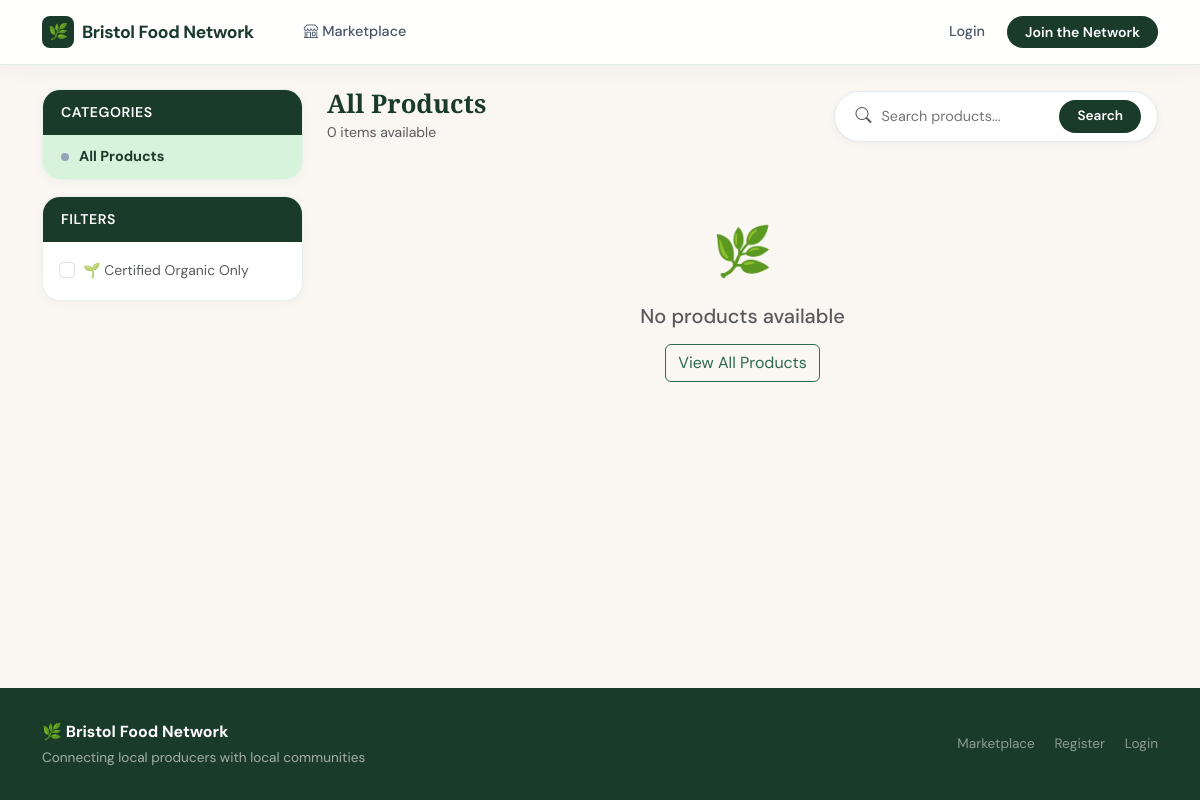
The page /marketplace/?category=bakery on the database as committed earlier.
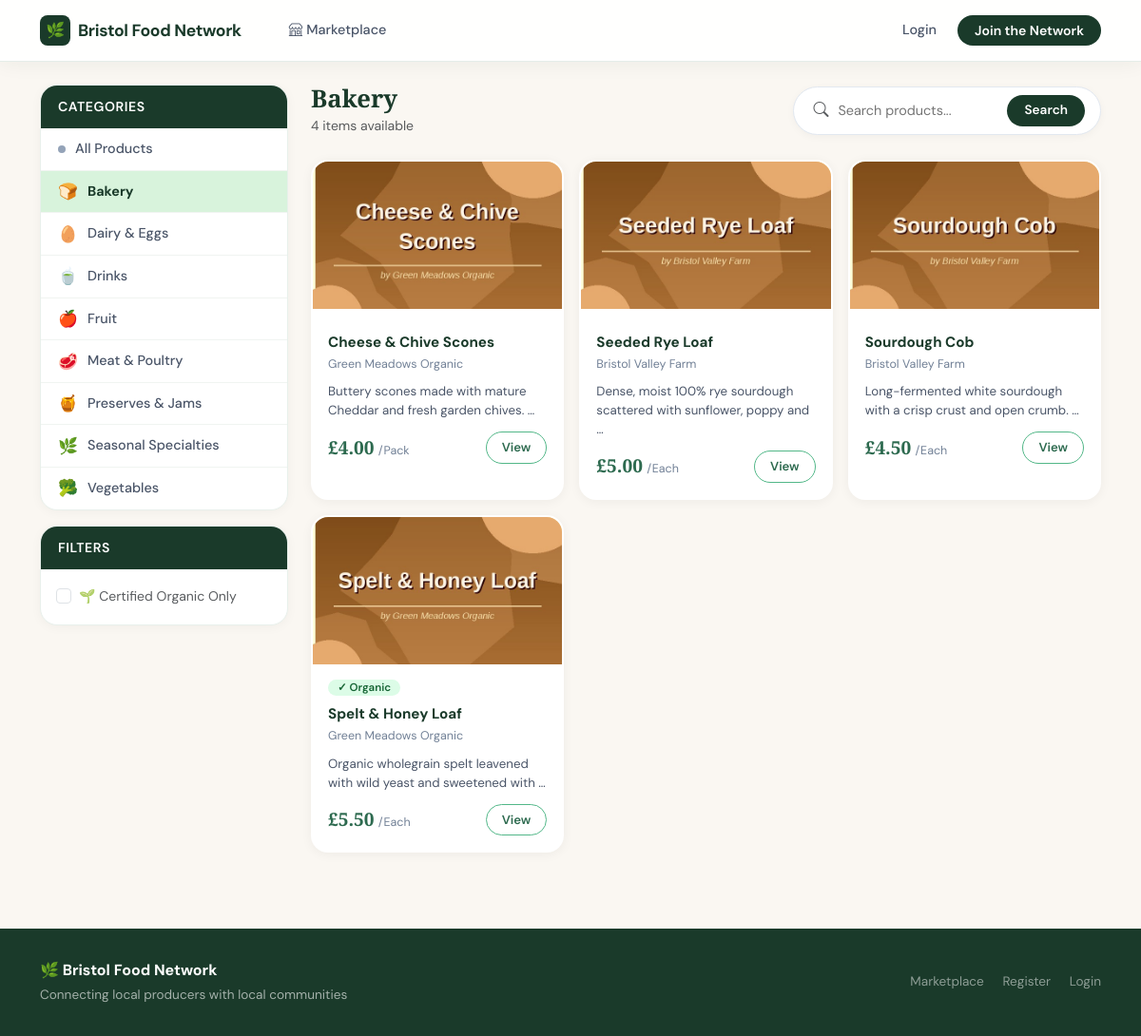
The same page on the database as committed later.
### core/models.py (models this page shows, shortened)
class Category(models.Model):
    name = models.CharField(max_length=100, unique=True)
    slug = models.SlugField(unique=True)
    description = models.TextField(blank=True)
    icon = models.CharField(
        max_length=8,
        default='🛒',
        blank=False,
        help_text='Emoji or short symbol shown on cards. Always shows something.',
    )
    class Meta:
        verbose_name_plural = 'categories'
        ordering = ['name']
    @property
    def display_icon(self):
        return self.icon if (self.icon or '').strip() else '🛒'

class Product(models.Model):
    AVAILABILITY_CHOICES = [
        ('available', 'Available'),
        ('in_season', 'In Season'),
        ('out_of_season', 'Out of Season'),
        ('unavailable', 'Unavailable'),
    ]
    UNIT_CHOICES = [
        ('kg', 'Kilogram (kg)'),
        ('g', 'Gram (g)'),
        ('litre', 'Litre'),
        ('dozen', 'Dozen'),
        ('each', 'Each'),
        ('bunch', 'Bunch'),
        ('pack', 'Pack'),
    ]
    producer = models.ForeignKey(ProducerProfile, on_delete=models.CASCADE, related_name='products')
    category = models.ForeignKey(Category, on_delete=models.PROTECT, related_name='products')
    name = models.CharField(max_length=200)
    description = models.TextField()
    price = models.DecimalField(
        max_digits=8, decimal_places=2,
        validators=[MinValueValidator(Decimal('0.01'))]
    )
    unit = models.CharField(max_length=20, choices=UNIT_CHOICES, default='each')
    stock_quantity = models.PositiveIntegerField(default=0)
    low_stock_threshold = models.PositiveIntegerField(default=10)
    availability = models.CharField(max_length=20, choices=AVAILABILITY_CHOICES, default='available')
    is_organic = models.BooleanField(default=False)
    harvest_date = models.DateField(null=True, blank=True)
    best_before_date = models.DateField(null=True, blank=True)
    season_start_month = models.PositiveIntegerField(
        null=True, blank=True,
        validators=[MinValueValidator(1), MaxValueValidator(12)]
    )
    season_end_month = models.PositiveIntegerField(
        null=True, blank=True,
        validators=[MinValueValidator(1), MaxValueValidator(12)]
    )
    image = models.ImageField(upload_to='products/', null=True, blank=True)
    is_surplus = models.BooleanField(default=False)
    surplus_discount_percent = models.PositiveIntegerField(
        default=0,
        validators=[MaxValueValidator(100)]
    )
    surplus_expiry = models.DateTimeField(null=True, blank=True)
    created_at = models.DateTimeField(auto_now_add=True)
    updated_at = models.DateTimeField(auto_now=True)
    class Meta:
        ordering = ['name']

class ProducerProfile(models.Model):
    user = models.OneToOneField(User, on_delete=models.CASCADE, related_name='producer_profile')
    business_name = models.CharField(max_length=200)
    contact_name = models.CharField(max_length=100)
    farm_address = models.TextField()
    farm_postcode = models.CharField(max_length=10)
    description = models.TextField(blank=True)
    lead_time_hours = models.PositiveIntegerField(
        default=48,
        help_text="Minimum hours needed to prepare orders"
    )

### core/views.py (the view)
# urls.py: path('marketplace/', views.marketplace, name='marketplace'),
def marketplace(request):
    products = Product.objects.filter(
        availability__in=['available', 'in_season'],
        stock_quantity__gt=0
    ).select_related('producer', 'category')
    category_slug = request.GET.get('category', '').strip()
    search_query = request.GET.get('q', '').strip()
    organic_only = request.GET.get('organic') == '1'
    if category_slug:
        products = products.filter(category__slug=category_slug)
    if search_query:
        products = products.filter(
            Q(name__icontains=search_query) |
            Q(description__icontains=search_query) |
            Q(producer__business_name__icontains=search_query)
        )
    if organic_only:
        products = products.filter(is_organic=True)
    categories = Category.objects.all()
    selected_category = Category.objects.filter(slug=category_slug).first() if category_slug else None
    return render(request, 'marketplace/browse.html', {
        'products': products,
        'categories': categories,
        'selected_category': selected_category,
        'search_query': search_query,
        'organic_only': organic_only,
    })

### core/context_processors.py (called while the page is built)
def cart_count(request):
    if request.user.is_authenticated and not request.user.is_producer():
        try:
            cart = Cart.objects.get(customer=request.user)
            return {'cart_count': cart.item_count}
        except Cart.DoesNotExist:
            pass
    return {'cart_count': 0}

### templates/marketplace/browse.html (shortened to what this page needs)
{% extends 'base.html' %}
{% block content %}
<div class="row g-4">
  <div class="col-lg-3 col-md-4">
    <div class="sidebar-card">
      <div class="sidebar-header">Categories</div>
      <a href="{% url 'marketplace' %}{% if search_query %}?q={{ search_query }}{% endif %}"
         class="sidebar-link {% if not selected_category %}active{% endif %}">
        <span class="cat-dot" style="background:#94a3b8;"></span> All Products
      </a>
      {% for cat in categories %}
      <a href="{% url 'marketplace' %}?category={{ cat.slug }}{% if search_query %}&q={{ search_query }}{% endif %}"
         class="sidebar-link {% if selected_category.pk == cat.pk %}active{% endif %}">
        <span style="font-size:1.05rem;line-height:1;">{{ cat.display_icon|default:"🛒" }}</span>
        {{ cat.name }}
      </a>
      {% endfor %}
    </div>
    <div class="sidebar-card">
      <div class="sidebar-header">Filters</div>
      <div class="p-3">
        <form method="get">
          <div class="form-check">
            <input class="form-check-input" type="checkbox" name="organic" value="1"
                   id="organicCheck" {% if organic_only %}checked{% endif %} onchange="this.form.submit()">
            <label class="form-check-label text-muted small fw-500" for="organicCheck">
              🌱 Certified Organic Only
            </label>
          </div>
        </form>
      </div>
    </div>
  </div>
  <div class="col-lg-9 col-md-8">
    <div class="d-flex justify-content-between align-items-center mb-4 gap-3 flex-wrap">
      <div>
        <h1 class="page-title">
          {% if selected_category %}{{ selected_category.name }}{% else %}All Products{% endif %}
        </h1>
        <small class="text-muted">{{ products|length }} item{{ products|length|pluralize }} available</small>
      </div>
      <form method="get" class="search-bar" style="min-width:260px;">
        <i class="bi bi-search text-muted"></i>
        <input type="text" name="q" placeholder="Search products..." value="{{ search_query }}">
        <button type="submit">Search</button>
      </form>
    </div>
    <div class="row g-3">
      {% for product in products %}
      <div class="col-md-4 col-sm-6">
        <div class="product-card">
          <div class="product-img
            {% if product.category.slug == 'vegetables' %}veg
            {% elif product.category.slug == 'fruit' %}fruit
            {% elif product.category.slug == 'dairy' %}dairy
            {% elif product.category.slug == 'bakery' %}bake
            {% else %}default{% endif %}">
            {% if product.image %}
              <img src="{{ product.image.url }}" alt="{{ product.name }}">
            {% else %}
              {{ product.category.display_icon|default:"🛒" }}
            {% endif %}
          </div>
          <div class="product-body">
            <div class="d-flex gap-1 flex-wrap mb-2">
              {% if product.is_organic %}<span class="badge badge-pill" style="background:#dcfce7;color:#166534;">✓ Organic</span>{% endif %}
            </div>
            <div class="product-name">{{ product.name }}</div>
            <div class="product-producer">{{ product.producer.business_name }}</div>
            <div class="product-desc">{{ product.description|truncatewords:10 }}</div>
            <div class="d-flex justify-content-between align-items-center">
              <div>
                {% if product.is_surplus and product.surplus_discount_percent > 0 %}
                  <small class="text-decoration-line-through text-muted">£{{ product.price }}</small>
                  <span class="product-price"> £{{ product.discounted_price }}</span>
                {% else %}
                  <span class="product-price">£{{ product.price }}</span>
                {% endif %}
                <span class="product-unit">/{{ product.get_unit_display }}</span>
              </div>
              <div class="d-flex gap-2">
                <a href="{% url 'product_detail' product.pk %}" class="btn-view">View</a>
              </div>
            </div>
          </div>
        </div>
      </div>
      {% empty %}
      <div class="col-12 text-center py-5">
        <div style="font-size:3rem;">🌿</div>
        <h5 class="mt-3 text-muted">No products available</h5>
        <a href="{% url 'marketplace' %}" class="btn btn-outline-success mt-2">View All Products</a>
      </div>
      {% endfor %}
    </div>
  </div>
</div>
{% endblock %}

### templates/base.html (shortened to what this page needs)
<!DOCTYPE html>
<html lang="en">
<head>
    <link href="https://cdn.jsdelivr.net/npm/bootstrap@5.3.0/dist/css/bootstrap.min.css" rel="stylesheet">
    <link href="https://cdn.jsdelivr.net/npm/bootstrap-icons@1.10.0/font/bootstrap-icons.css" rel="stylesheet">
</head>
<body>
<nav class="bfn-nav navbar navbar-expand-lg">
    <div class="container">
        <a class="bfn-brand" href="{% url 'home' %}">
            <div class="brand-icon">🌿</div>
            Bristol Food Network
        </a>
        <div class="collapse navbar-collapse" id="navbarNav">
            <ul class="navbar-nav me-auto align-items-center">
                {% if user.role != 'admin' %}
                <li class="nav-item">
                    <a class="nav-link" href="{% url 'marketplace' %}">
                        <i class="bi bi-shop me-1"></i>Marketplace
                    </a>
                </li>
                {% endif %}
            </ul>
            <ul class="navbar-nav ms-auto align-items-center gap-2">
                {% if user.is_authenticated %}
                    {% if not user.is_producer and user.role != 'admin' %}
                    <li class="nav-item">
                        <a class="nav-cart-btn" href="{% url 'cart' %}">
                            <i class="bi bi-cart3"></i>
                            {% if cart_count > 0 %}
                            <span class="nav-cart-badge">{{ cart_count }}</span>
                            {% endif %}
                        </a>
                    </li>
                    <li class="nav-item">
                        <a class="nav-link" href="{% url 'customer_orders' %}">
                            <i class="bi bi-bag me-1"></i>My Orders
                        </a>
                    </li>
                    <li class="nav-item">
                        <a class="nav-link" href="{% url 'favourite_recipes' %}">
                            <i class="bi bi-heart me-1"></i>Favourite Recipes
                        </a>
                    </li>
                    {% if user.role == 'restaurant' %}
                    <li class="nav-item">
                        <a class="nav-link" href="{% url 'recurring_orders_list' %}">
                            <i class="bi bi-arrow-repeat me-1"></i>Recurring
                        </a>
                    </li>
                    {% endif %}
                    {% endif %}
                    <li class="nav-item dropdown">
                        <a class="nav-user-btn dropdown-toggle" href="#" data-bs-toggle="dropdown">
                            <div class="nav-user-avatar">{{ user.username|first|upper }}</div>
                            {{ user.username }}
                        </a>
                        <ul class="dropdown-menu dropdown-menu-end">
                            <li><span class="dropdown-item-text text-muted small px-3 py-1">Signed in as <strong>{{ user.username }}</strong></span></li>
                            <li><hr class="dropdown-divider"></li>
                            <li>
                                <a class="dropdown-item text-danger" href="{% url 'logout' %}">
                                    <i class="bi bi-box-arrow-right me-2"></i>Logout
                                </a>
                            </li>
                        </ul>
                    </li>
                {% else %}
                    <li class="nav-item">
                        <a class="nav-link nav-login-btn" href="{% url 'login' %}">Login</a>
                    </li>
                    <li class="nav-item">
                        <a class="nav-register-btn" href="{% url 'register' %}">Join the Network</a>
                    </li>
                {% endif %}
            </ul>
        </div>
    </div>
</nav>
<div class="container mt-4" style="flex:1;">
    {% block content %}{% endblock %}
</div>
<footer class="bfn-footer">
    <div class="container">
        <div class="row align-items-center">
            <div class="col-md-6">
                <div class="brand">🌿 Bristol Food Network</div>
                <div>Connecting local producers with local communities</div>
            </div>
            <div class="col-md-6 text-md-end mt-3 mt-md-0">
                <a href="{% url 'marketplace' %}" class="text-decoration-none me-3" style="color:rgba(255,255,255,0.5);">Marketplace</a>
                {% if not user.is_authenticated %}
                <a href="{% url 'register' %}" class="text-decoration-none me-3" style="color:rgba(255,255,255,0.5);">Register</a>
                <a href="{% url 'login' %}" class="text-decoration-none" style="color:rgba(255,255,255,0.5);">Login</a>
                {% endif %}
            </div>
        </div>
    </div>
</footer>
</body>
</html>

### templates/base.html (style rules this page uses)
:root { --green-deep: #1a3a2a; --green-mid: #2d6a4f; --green-light: #52b788; --green-pale: #d8f3dc; --cream: #faf7f2; }
body { background: var(--cream); font-family: 'DM Sans', sans-serif; display: flex; flex-direction: column; min-height: 100vh; }
.bfn-nav { background: rgba(255,255,255,0.92); backdrop-filter: blur(12px); -webkit-backdrop-filter: blur(12px); border-bottom: 1px solid rgba(45,106,79,0.12); padding: 0; position: sticky; top: 0; z-index: 1000; box-shadow: 0 2px 20px rgba(26,58,42,0.06); }
.bfn-nav .container { min-height: 64px; }
.bfn-nav .navbar-collapse { align-items: center; }
.bfn-brand { font-family: 'DM Sans', sans-serif; font-weight: 700; font-size: 1.1rem; color: var(--green-deep) !important; text-decoration: none; display: flex; align-items: center; gap: 8px; letter-spacing: -0.02em; margin-right: 36px; }
.bfn-brand .brand-icon { width: 32px; height: 32px; background: var(--green-deep); border-radius: 8px; display: flex; align-items: center; justify-content: center; font-size: 1rem; }
.bfn-nav .nav-link { color: #4a5568 !important; font-size: 0.9rem; font-weight: 500; padding: 6px 14px !important; border-radius: 8px; transition: all 0.18s ease; text-decoration: none; }
.nav-login-btn { color: var(--green-deep) !important; font-weight: 600; font-size: 0.88rem; padding: 7px 16px !important; border-radius: 8px; }
.nav-register-btn { background: var(--green-deep); color: white !important; font-weight: 600; font-size: 0.88rem; padding: 7px 18px; border-radius: 100px; text-decoration: none; transition: all 0.18s; border: none; }
.bfn-footer { background: var(--green-deep); color: rgba(255,255,255,0.6); padding: 32px 0; margin-top: 80px; font-size: 0.85rem; }
.bfn-footer .brand { color: white; font-weight: 700; font-size: 1rem; margin-bottom: 4px; }

Rows that differ between the two databases and show on the page:
added Category: display_icon "🍞", name "Bakery"
added Category: display_icon "🥚", name "Dairy & Eggs"
added Category: display_icon "🍵", name "Drinks"
added Category: display_icon "🍎", name "Fruit"
added Category: display_icon "🥩", name "Meat & Poultry"
added Category: display_icon "🍯", name "Preserves & Jams"
added Category: display_icon "🌿", name "Seasonal Specialties"
added Category: display_icon "🥦", name "Vegetables"
added Product: image (picture), name "Cheese & Chive Scones", producer.business_name "Green Meadows Organic", description "Buttery scones made with mature Cheddar and fresh garden chives. …", price "4.00", unit "Pack"
added Product: image (picture), name "Seeded Rye Loaf", producer.business_name "Bristol Valley Farm", description "Dense, moist 100% rye sourdough scattered with sunflower, poppy and …", price "5.00", unit "Each"
added Product: image (picture), name "Sourdough Cob", producer.business_name "Bristol Valley Farm", description "Long-fermented white sourdough with a crisp crust and open crumb. …", price "4.50", unit "Each"
added Product: image (picture), is_organic "✓ Organic", name "Spelt & Honey Loaf", producer.business_name "Green Meadows Organic", description "Organic wholegrain spelt leavened with wild yeast and sweetened with …", price "5.50", unit "Each"
Other text that changed with them:
{{ products|length }}: "0" → "4"
text no longer shown: "All Products 🌿 No products available View All Products"
